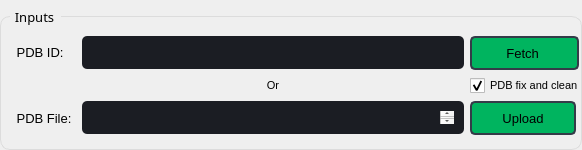
                             <widget class="QGroupBox" name="groupBox_14">
                              <property name="minimumSize">
                               <size>
                                <width>0</width>
                                <height>150</height>
                               </size>
                              </property>
                              <property name="maximumSize">
                               <size>
                                <width>16777215</width>
                                <height>141</height>
                               </size>
                              </property>
                              <property name="font">
                               <font>
                                <family>Segoe UI Semibold</family>
                                <pointsize>10</pointsize>
                                <underline>false</underline>
                                <strikeout>false</strikeout>
                               </font>
                              </property>
                              <property name="styleSheet">
                               <string notr="true">QGroupBox {
  
  border: 1px solid rgb(220, 220, 220);
  border-radius: 10px;
  padding: 4px;
  margin-top: 16px;
}

QGroupBox::title {
  subcontrol-origin: margin;
  subcontrol-position: top left;
  left: 10px;
  padding-left: 3px;
  padding-right: 5px;
  padding-top: 8px;
  padding-bottom: 16px;
}

QGroupBox::indicator {
  margin-left: 2px;
  height: 16px;
  width: 16px;
}</string>
                              </property>
                              <property name="title">
                               <string>Inputs</string>
                              </property>
                              <property name="flat">
                               <bool>false</bool>
                              </property>
                              <property name="checkable">
                               <bool>false</bool>
                              </property>
                              <widget class="QWidget" name="gridLayoutWidget">
                               <property name="geometry">
                                <rect>
                                 <x>10</x>
                                 <y>30</y>
                                 <width>563</width>
                                 <height>111</height>
                                </rect>
                               </property>
                               <layout class="QGridLayout" name="gridLayout_2">
                                <property name="sizeConstraint">
                                 <enum>QLayout::SetFixedSize</enum>
                                </property>
                                <property name="leftMargin">
                                 <number>3</number>
                                </property>
                                <property name="topMargin">
                                 <number>4</number>
                                </property>
                                <property name="rightMargin">
                                 <number>0</number>
                                </property>
                                <property name="bottomMargin">
                                 <number>4</number>
                                </property>
                                <item row="1" column="3">
                                 <widget class="QCheckBox" name="pdb_fix_clean">
                                  <property name="font">
                                   <font>
                                    <pointsize>8</pointsize>
                                   </font>
                                  </property>
                                  <property name="styleSheet">
                                   <string notr="true">QCheckBox {
    spacing: 5px;
}

QCheckBox::indicator {
    width: 15px;
    height: 15px;
}

QCheckBox::indicator:unchecked {
border-image: url(:/16x16/icons/16x16/cil-circle.png);

}


QCheckBox::indicator:checked {
	border-image: url(:/20x20/icons/20x20/cil-check.png);
}


</string>
                                  </property>
                                  <property name="text">
                                   <string>PDB fix and clean</string>
                                  </property>
                                  <property name="checked">
                                   <bool>true</bool>
                                  </property>
                                 </widget>
                                </item>
                                <item row="2" column="0">
                                 <widget class="QLabel" name="label_32">
                                  <property name="font">
                                   <font>
                                    <family>Segoe UI</family>
                                    <pointsize>10</pointsize>
                                   </font>
                                  </property>
                                  <property name="text">
                                   <string> PDB File: </string>
                                  </property>
                                 </widget>
                                </item>
                                <item row="2" column="3">
                                 <widget class="QPushButton" name="upload_pdb_Button">
                                  <property name="sizePolicy">
                                   <sizepolicy hsizetype="Minimum" vsizetype="Expanding">
                                    <horstretch>0</horstretch>
                                    <verstretch>0</verstretch>
                                   </sizepolicy>
                                  </property>
                                  <property name="minimumSize">
                                   <size>
                                    <width>106</width>
                                    <height>38</height>
                                   </size>
                                  </property>
                                  <property name="maximumSize">
                                   <size>
                                    <width>106</width>
                                    <height>38</height>
                                   </size>
                                  </property>
                                  <property name="font">
                                   <font>
                                    <pointsize>10</pointsize>
                                    <weight>50</weight>
                                    <bold>false</bold>
                                   </font>
                                  </property>
                                  <property name="styleSheet">
                                   <string notr="true">QPushButton {
	border: 2px solid rgb(52, 59, 72);
	border-radius: 5px;	
	background-color: rgb(0, 180, 95);
	margin-top: 2px;
	margin-bottom: 2px;
}
QPushButton:hover {
	background-color: rgb(0, 152, 84);
	border: 2px solid rgb(61, 70, 86);
}
QPushButton:pressed {	
	background-color: rgb(220, 5, 100);
	border: 2px solid rgb(43, 50, 61);
}

QPushButton:disabled {
background-color: rgb(93, 83, 91);
}</string>
                                  </property>
                                  <property name="text">
                                   <string>Upload</string>
                                  </property>
                                 </widget>
                                </item>
                                <item row="0" column="3">
                                 <widget class="QPushButton" name="fetch_pdb_Button">
                                  <property name="sizePolicy">
                                   <sizepolicy hsizetype="Minimum" vsizetype="Expanding">
                                    <horstretch>0</horstretch>
                                    <verstretch>0</verstretch>
                                   </sizepolicy>
                                  </property>
                                  <property name="minimumSize">
                                   <size>
                                    <width>0</width>
                                    <height>38</height>
                                   </size>
                                  </property>
                                  <property name="maximumSize">
                                   <size>
                                    <width>16777215</width>
                                    <height>38</height>
                                   </size>
                                  </property>
                                  <property name="font">
                                   <font>
                                    <pointsize>10</pointsize>
                                   </font>
                                  </property>
                                  <property name="styleSheet">
                                   <string notr="true">QPushButton {
	border: 2px solid rgb(52, 59, 72);
	border-radius: 5px;	
	background-color: rgb(0, 180, 95);
	margin-top: 2px;
	margin-bottom: 2px;
}
QPushButton:hover {
	background-color: rgb(0, 152, 84);
	border: 2px solid rgb(61, 70, 86);
}
QPushButton:pressed {	
	background-color: rgb(220, 5, 100);
	border: 2px solid rgb(43, 50, 61);
}</string>
                                  </property>
                                  <property name="text">
                                   <string>Fetch </string>
                                  </property>
                                 </widget>
                                </item>
                                <item row="1" column="2">
                                 <widget class="QLabel" name="label_2">
                                  <property name="font">
                                   <font>
                                    <pointsize>8</pointsize>
                                    <weight>50</weight>
                                    <bold>false</bold>
                                   </font>
                                  </property>
                                  <property name="text">
                                   <string>Or</string>
                                  </property>
                                  <property name="alignment">
                                   <set>Qt::AlignCenter</set>
                                  </property>
                                 </widget>
                                </item>
                                <item row="0" column="0">
                                 <widget class="QLabel" name="label">
                                  <property name="sizePolicy">
                                   <sizepolicy hsizetype="Minimum" vsizetype="Fixed">
                                    <horstretch>0</horstretch>
                                    <verstretch>0</verstretch>
                                   </sizepolicy>
                                  </property>
                                  <property name="maximumSize">
                                   <size>
                                    <width>16777215</width>
                                    <height>16777215</height>
                                   </size>
                                  </property>
                                  <property name="font">
                                   <font>
                                    <family>Segoe UI</family>
                                    <pointsize>10</pointsize>
                                    <weight>50</weight>
                                    <bold>false</bold>
                                   </font>
                                  </property>
                                  <property name="text">
                                   <string> PDB ID:</string>
                                  </property>
                                 </widget>
                                </item>
                                <item row="2" column="2">
                                 <widget class="QTextEdit" name="upload_pdb_textEdit">
                                  <property name="minimumSize">
                                   <size>
                                    <width>375</width>
                                    <height>0</height>
                                   </size>
                                  </property>
                                  <property name="maximumSize">
                                   <size>
                                    <width>382</width>
                                    <height>33</height>
                                   </size>
                                  </property>
                                  <property name="font">
                                   <font>
                                    <pointsize>8</pointsize>
                                   </font>
                                  </property>
                                  <property name="styleSheet">
                                   <string notr="true">QTextEdit {
	background-color: rgb(27, 29, 35);
	border-radius: 5px;
	padding: 10px;
}
QTextEdit:hover {
	border: 2px solid rgb(64, 71, 88);
}
QTextEdit:focus {
	border: 2px solid rgb(91, 101, 124);
}

QTextEdit:disabled {
background-color: rgb(93, 83, 91);
}</string>
                                  </property>
                                 </widget>
                                </item>
                                <item row="0" column="2">
                                 <widget class="QLineEdit" name="PDB_ID_lineEdit">
                                  <property name="sizePolicy">
                                   <sizepolicy hsizetype="Expanding" vsizetype="Expanding">
                                    <horstretch>0</horstretch>
                                    <verstretch>0</verstretch>
                                   </sizepolicy>
                                  </property>
                                  <property name="minimumSize">
                                   <size>
                                    <width>382</width>
                                    <height>33</height>
                                   </size>
                                  </property>
                                  <property name="maximumSize">
                                   <size>
                                    <width>382</width>
                                    <height>33</height>
                                   </size>
                                  </property>
                                  <property name="styleSheet">
                                   <string notr="true">QLineEdit {
	background-color: rgb(27, 29, 35);
	border-radius: 5px;

}
QLineEdit:hover {
	border: 2px solid rgb(64, 71, 88);
}
QLineEdit:focus {
	border: 2px solid rgb(91, 101, 124);
}</string>
                                  </property>
                                 </widget>
                                </item>
                               </layout>
                              </widget>
                             </widget>
